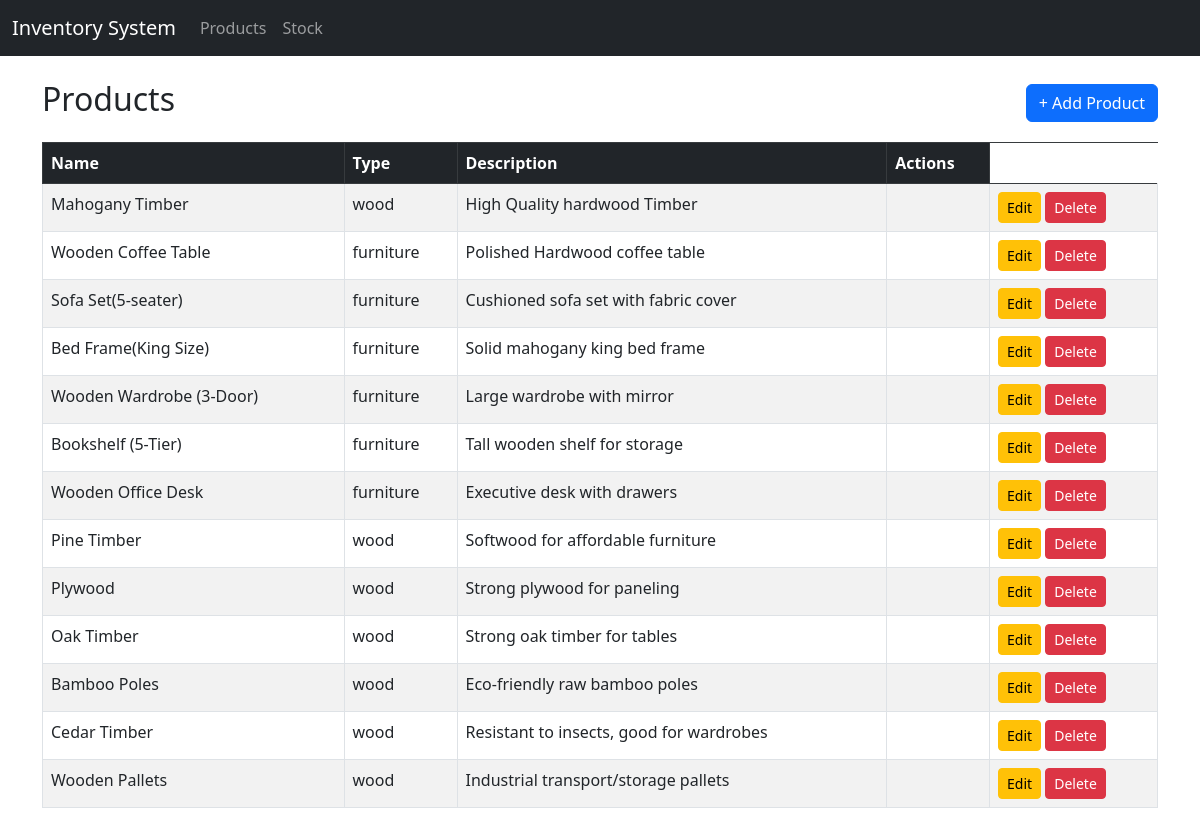
Screenshot of /products/ with the database file from the repository.
### inventory/models.py (models this page shows, shortened)
class Product(models.Model):
    PRODUCT_TYPES = [
        ('wood', 'Wood'),
        ('furniture', 'Furniture'),
    ]
    name = models.CharField(max_length=255)
    type = models.CharField(max_length=50, choices=PRODUCT_TYPES)
    description = models.TextField(blank=True, null=True)
    created_at = models.DateTimeField(auto_now_add=True)

### inventory/views.py (the view)
# urls.py: path("products/", ProductListView.as_view(), name="product_list"),
class ProductListView(ListView):
    model = Product
    template_name = "product_list.html"
    context_object_name = "products"

### inventory/templates/product_list.html (shortened to what this page needs)
{% extends "base.html" %}
{% block content %}
<div class="d-flex justify-content-between align-items-center mb-3">
    <h2>Products</h2>
    <a href="{% url 'product_create' %}" class="btn btn-primary">+ Add Product</a>
</div>
<table class="table table-striped table-bordered">
    <thead class="table-dark">
        <tr>
            <th>Name</th>
            <th>Type</th>
            <th>Description</th>
            <th>Actions</th>
        </tr>
    </thead>
    <tbody>
        {% for product in products %}
        <tr>
            <td>{{ product.name }}</td>
            <td>{{ product.type }}</td>
            <td>{{ product.description }}</td>
            <td>
            <td>
              <a href="{% url 'product_update' product.pk %}" class="btn btn-sm btn-warning">Edit</a>
              <a href="{% url 'product_delete' product.pk %}" class="btn btn-sm btn-danger">Delete</a>
            </td>
        </tr>
        {% empty %}
        <tr><td colspan="4" class="text-center">No products available.</td></tr>
        {% endfor %}
    </tbody>
</table>
{% endblock %}

### rows the page displays
Product: name "Mahogany Timber", type "wood", description "High Quality hardwood Timber"
Product: name "Wooden Coffee Table", type "furniture", description "Polished Hardwood coffee table"
Product: name "Sofa Set(5-seater)", type "furniture", description "Cushioned sofa set with fabric cover"
Product: name "Bed Frame(King Size)", type "furniture", description "Solid mahogany king bed frame"
Product: name "Wooden Wardrobe (3-Door)", type "furniture", description "Large wardrobe with mirror"
Product: name "Bookshelf (5-Tier)", type "furniture", description "Tall wooden shelf for storage"
Product: name "Wooden Office Desk", type "furniture", description "Executive desk with drawers"
Product: name "Pine Timber", type "wood", description "Softwood for affordable furniture"
Product: name "Plywood", type "wood", description "Strong plywood for paneling"
Product: name "Oak Timber", type "wood", description "Strong oak timber for tables"
Product: name "Bamboo Poles", type "wood", description "Eco-friendly raw bamboo poles"
Product: name "Cedar Timber", type "wood", description "Resistant to insects, good for wardrobes"
Product: name "Wooden Pallets", type "wood", description "Industrial transport/storage pallets"
